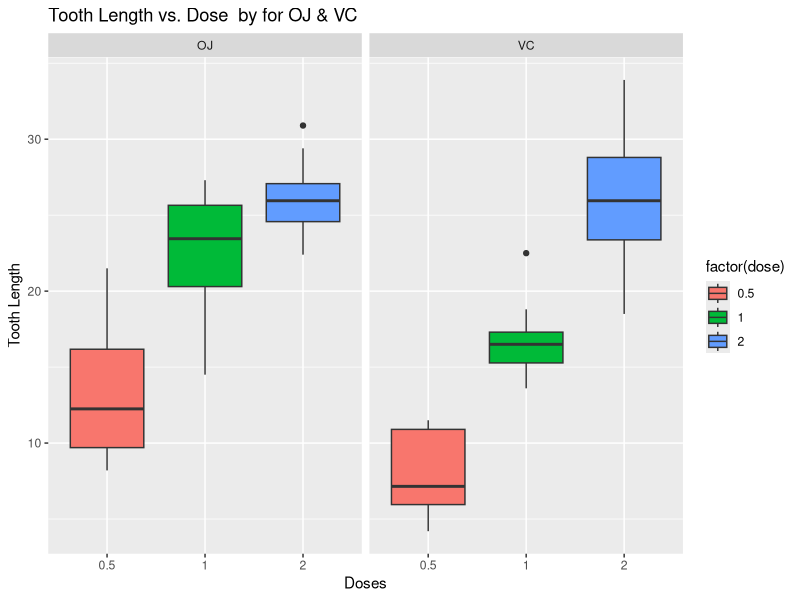
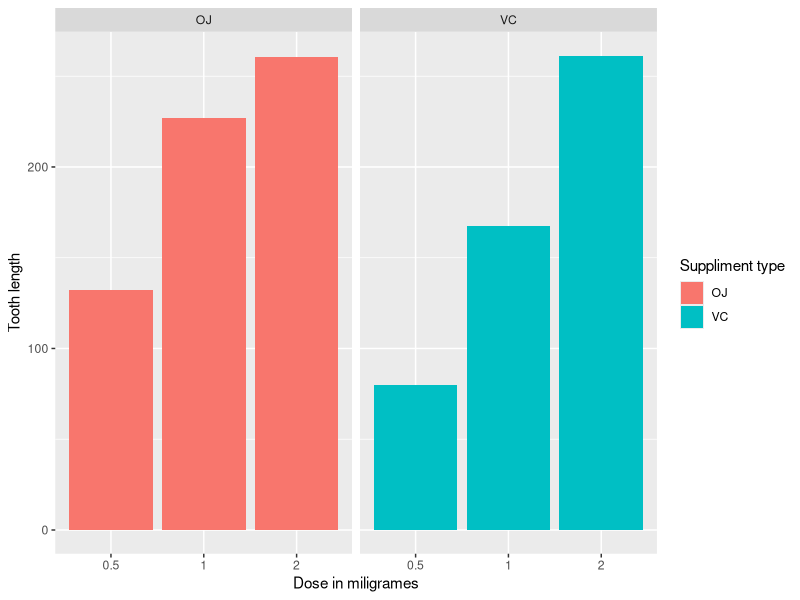

Source code (R) for these figures, in order:
## ---- chunk 1
        library(dplyr)
        library(ggplot2)

## ---- chunk 2
            library(datasets)
            data(ToothGrowth)
## ---- chunk 3
            str(ToothGrowth)
            head(ToothGrowth)
            tail(ToothGrowth)
## ---- chunk 4

            dim(ToothGrowth)
 
## ---- chunk 5

           length(ToothGrowth$len)

## ---- chunk 6

          aggregate(ToothGrowth$len,list(ToothGrowth$supp,ToothGrowth$dose),mean)

## ---- chunk 7

            aggregate(ToothGrowth$len,list(ToothGrowth$supp,ToothGrowth$dose),sd)

## ---- chunk 8
            ggplot(ToothGrowth, aes(x = factor(dose), y = len, fill = factor(dose)))+
                  geom_boxplot()+
                  facet_grid(.~supp)+
                  labs(title = "Tooth Length vs. Dose  by for OJ & VC",
                  x = "Doses", y = "Tooth Length")

## ---- chunk 9

            summary(ToothGrowth)

## ---- chunk 10

            table(ToothGrowth$supp,ToothGrowth$dose)

## ---- chunk 11
ggplot(data = ToothGrowth, aes(x = as.factor(dose), y = len, fill = supp)) +
    geom_bar(stat = "identity") +
    facet_grid(. ~ supp) +
    xlab("Dose in miligrames") +
    ylab("Tooth length") +
    guides(fill = guide_legend(title = "Suppliment type"))
## ---- chunk 12

            ojdose0.5 <- ToothGrowth %>% filter(supp=="OJ" & dose=="0.5")
            vcdose0.5 <- ToothGrowth %>% filter(supp=="VC" & dose=="0.5")
            t.test(ojdose0.5$len,vcdose0.5$len)

## ---- chunk 13

            ojdose1 <- ToothGrowth %>% filter(supp=="OJ" & dose=="1")
            vcdose1 <- ToothGrowth %>% filter(supp=="VC" & dose=="1")
            t.test(ojdose1$len,vcdose1$len)

## ---- chunk 14

            ojdose2 <- ToothGrowth %>% filter(supp=="OJ" & dose=="2")
            vcdose2 <- ToothGrowth %>% filter(supp=="VC" & dose=="2")
            t.test(ojdose2$len,vcdose2$len)

